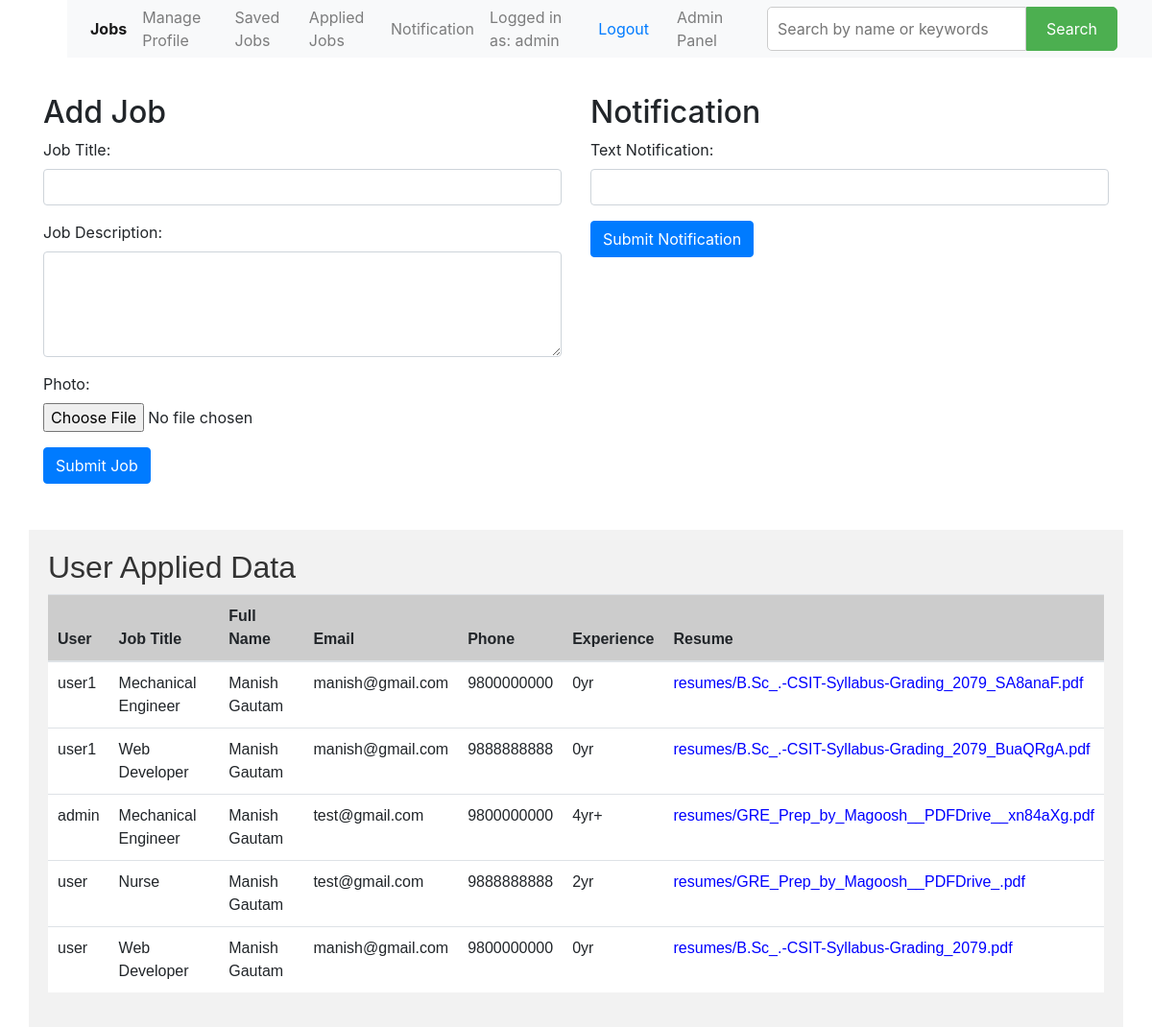
Screenshot of /addjobs/ (signed in) with the database file from the repository.
### maincode/models.py (models this page shows, shortened)
class Application(models.Model):
    user = models.ForeignKey(User,on_delete=models.CASCADE,null=True)
    job = models.ForeignKey(Job, on_delete=models.CASCADE)
    fullname = models.CharField(max_length=100)
    email = models.EmailField()
    phone = models.CharField(max_length=15)
    experience = models.CharField(max_length=20)
    resume = models.FileField(upload_to='resumes/')

class Job(models.Model):
    job_title = models.CharField(max_length=100)
    job_description = models.TextField()
    photo = models.ImageField(upload_to='job_photos/', null=True, blank=True)

### maincode/views.py (the view)
# urls.py: path('addjobs/',views.addjobs, name='addjobs'),
@user_passes_test(lambda u: u.is_superuser)
@login_required
def addjobs(request):
    if request.method == 'POST':
        ndata = Application.objects.all().order_by('-id')
        job_title = request.POST.get('job_title')
        job_description = request.POST.get('job_description')
        photo = request.FILES.get('photo')
        new_job = Job(job_title=job_title, job_description=job_description, photo=photo)
        new_job.save()
        return render(request, 'admin/addjobs.html', {'application': ndata})
    else:
        ndata = Application.objects.all().order_by('-id')
        return render(request, 'admin/addjobs.html', {'application': ndata})

### templates/admin/addjobs.html (shortened to what this page needs)
{% extends "../base/base.html" %}
{% block content %}
<div class="addjobbody">
    <div class="container mt-5">
        <div class="row">
            <div class="col-md-6">
                <h2>Add Job</h2>
                <form method="post" action="{% url 'addjobs' %}" enctype="multipart/form-data">
                    <div class="form-group">
                        <label for="job_title">Job Title:</label>
                        <input type="text" class="form-control" id="job_title" name="job_title" required>
                    </div>
                    <div class="form-group">
                        <label for="job_description">Job Description:</label>
                        <textarea class="form-control" id="job_description" name="job_description" rows="4"
                            required></textarea>
                    </div>
                    <div class="form-group">
                        <label for="photo">Photo:</label>
                        <input type="file" class="form-control-file" id="photo" name="photo" required>
                    </div>
                    <button type="submit" class="btn btn-primary">Submit Job</button>
                </form>
            </div>
            <div class="col-md-6">
                <h2>Notification</h2>
                <form method="post" action="{% url 'notification_submit' %}">
                    <div class="form-group">
                        <label for="text_notification">Text Notification:</label>
                        <input type="text" class="form-control" id="text_notification" name="text_notification">
                    </div>
                    <button type="submit" class="btn btn-primary">Submit Notification</button>
                </form>
            </div>
        </div>
        <div class="row mt-5" style="font-family: Arial, sans-serif;">
            <div class="col-md-12" style="background-color: #f2f2f2; padding: 20px;">
                <h2 style="color: #333;">User Applied Data</h2>
                <table class="table" style="width: 100%; border-collapse: collapse;">
                    <thead>
                        <tr style="background-color: #ccc;">
                            <th style="padding: 10px;">User</th>
                            <th style="padding: 10px;">Job Title</th>
                            <th style="padding: 10px;">Full Name</th>
                            <th style="padding: 10px;">Email</th>
                            <th style="padding: 10px;">Phone</th>
                            <th style="padding: 10px;">Experience</th>
                            <th style="padding: 10px;">Resume</th>
                        </tr>
                    </thead>
                    <tbody>
                        {% for application in application %}
                        <tr style="background-color: #fff;">
                            <td style="padding: 10px;">{{ application.user.username }}</td>
                            <td style="padding: 10px;">{{ application.job.job_title }}</td>
                            <td style="padding: 10px;">{{ application.fullname }}</td>
                            <td style="padding: 10px;">{{ application.email }}</td>
                            <td style="padding: 10px;">{{ application.phone }}</td>
                            <td style="padding: 10px;">{{ application.experience }}</td>
                            <td style="padding: 10px;"><a href="{{ application.resume.url }}" style="text-decoration: none; color: blue;">{{ application.resume.name }}</a></td>
                        </tr>
                        {% endfor %}
                    </tbody>
                </table>
            </div>
        </div>
    </div>
</div>
{% endblock %}

### templates/base/base.html (shortened to what this page needs)
<!DOCTYPE html>
<html lang="en">
<head>
  <link rel="stylesheet", href="https://stackpath.bootstrapcdn.com/bootstrap/4.5.2/css/bootstrap.min.css">
</head>
<body>
  {% block navbar %}
  <nav class="navbar navbar-expand-lg navbar-light bg-light fixed-top d-flex justify-content-between align-items-center"
    style="height: 60px; margin-left: 70px;">
    <div class="collapse navbar-collapse" id="navbarSupportedContent">
      <ul class="navbar-nav d-flex justify-content-center align-items-center">
        <li class="nav-item active">
          <a class="nav-link" href="{% url 'home' %}"><b>Jobs </b><span class="sr-only">(current)</span></a>
        </li>
        <li class="nav-item">
          <a class="nav-link" href="{% url 'manage_profile' %}">Manage Profile</a>
        </li>
        <li class="nav-item">
          <a class="nav-link" href="{% url 'save_home_data' %}">Saved Jobs</a>
        </li>
        <li class="nav-item">
          <a class="nav-link" href="{% url 'apply_home_data' %}">Applied Jobs</a>
        </li>
        <li class="nav-item">
          <a class="nav-link" href="{% url 'notificationpage' %}">Notification</a>
        </li>
        <li class="nav-item d-flex align-items-center">
          {% if user.is_authenticated %}
          <a class="nav-link" href="#">Logged in as: {{ user.username }}</a>
          <form class="nav-link" action="{% url 'logout' %}" method="post">
            <button type="submit" class="btn btn-link">Logout</button>
          </form>
          {% else %}
          <p class="nav-link">You are not logged in</p>
          <a href="{% url 'login' %}" class="nav-link">Log In</a>
          {% endif %}
        </li>
        <li class="nav-item">
          {% if user.is_superuser %}
          <a class="nav-link" href="{% url 'addjobs' %}">Admin Panel</a>
          {% endif %}
        </li>
        <li>
          <div style="padding: 20px;">
            <form method="post" action="{% url 'search_data' %}" style="display: flex;">
              <input type="text" name="text" placeholder="Search by name or keywords"
                style="flex: 1; padding: 10px; border: 1px solid #ccc; border-radius: 5px 0 0 5px;">
              <button type="submit"
                style="padding: 10px 20px; background-color: #4caf50; color: white; border: 1px solid #4caf50; border-radius: 0 5px 5px 0;">Search</button>
            </form>
          </div>
        </li>
      </ul>
    </div>
  </nav>
  {% endblock %}
  {% block content %}
  {% endblock %}
</body>
</html>

### templates/admin/addjobs.html (style rules this page uses)
.addjobbody { padding-top: 50px; }

### rows the page displays
Application: user.username "user1", job.job_title "Mechanical Engineer", fullname "Manish Gautam", email "manish@gmail.com", phone "9800000000", experience "0yr", resume.name "resumes/B.Sc_.-CSIT-Syllabus-Grading_2079_SA8anaF.pdf"
Application: user.username "user1", job.job_title "Web Developer", fullname "Manish Gautam", email "manish@gmail.com", phone "9888888888", experience "0yr", resume.name "resumes/B.Sc_.-CSIT-Syllabus-Grading_2079_BuaQRgA.pdf"
Application: user.username "admin", job.job_title "Mechanical Engineer", fullname "Manish Gautam", email "test@gmail.com", phone "9800000000", experience "4yr+", resume.name "resumes/GRE_Prep_by_Magoosh__PDFDrive__xn84aXg.pdf"
Application: user.username "user", job.job_title "Nurse", fullname "Manish Gautam", email "test@gmail.com", phone "9888888888", experience "2yr", resume.name "resumes/GRE_Prep_by_Magoosh__PDFDrive_.pdf"
Application: user.username "user", job.job_title "Web Developer", fullname "Manish Gautam", email "manish@gmail.com", phone "9800000000", experience "0yr", resume.name "resumes/B.Sc_.-CSIT-Syllabus-Grading_2079.pdf"

### other values shown
{{ user.username }} "admin"
